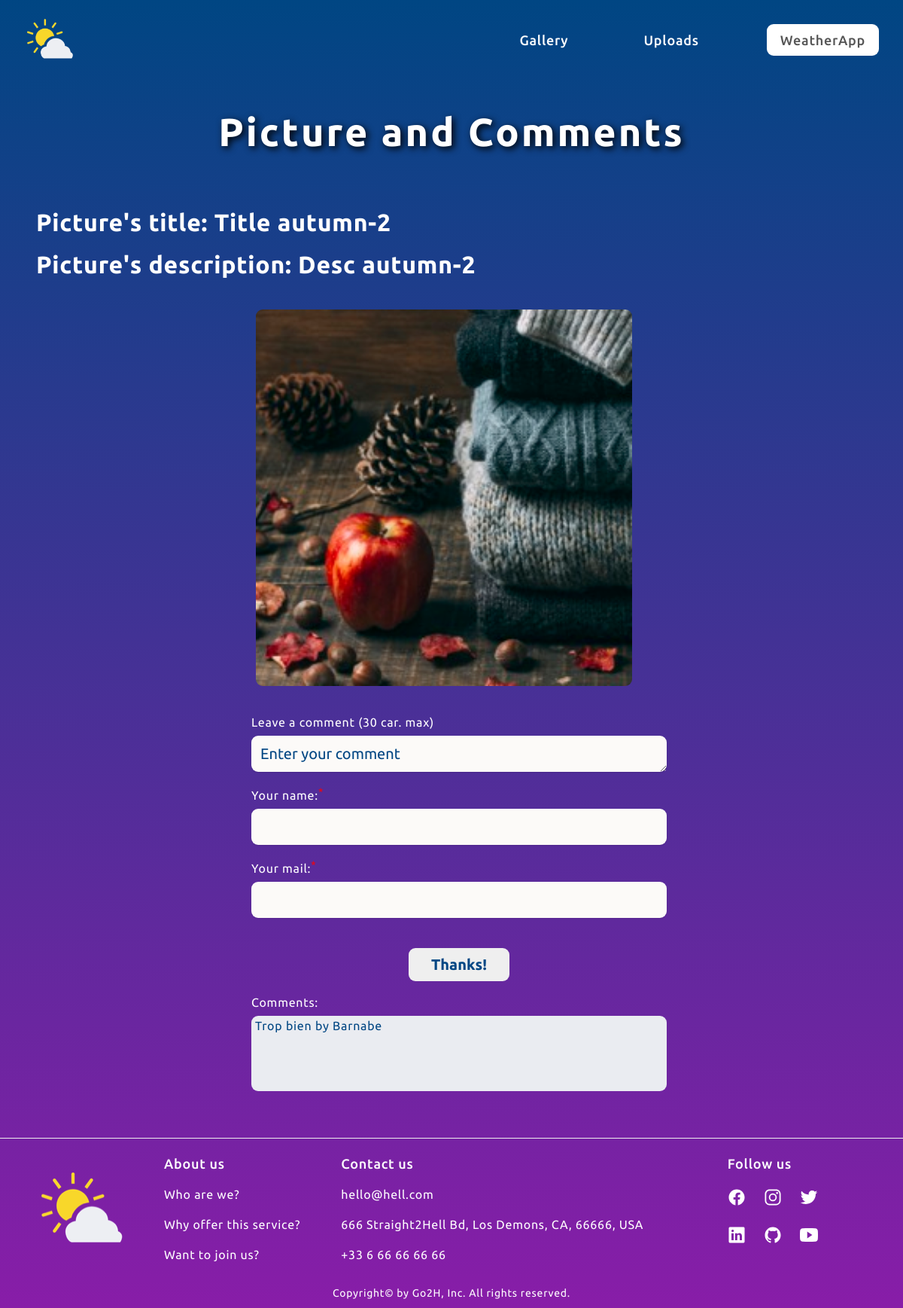
Screenshot of /showpicture/autumn-2.jpg with the database file from the repository.
### tables this page shows
CREATE TABLE pictures (id INTEGER PRIMARY KEY AUTOINCREMENT,
                name VARCHAR(200) NOT NULL,
                title VARCHAR(20) NOT NULL,
                description VARCHAR(70) NOT NULL,
                path VARCHAR(100) NOT NULL,
                date DATE NOT NULL,
                category_id INTEGER,
                    CONSTRAINT fk_categories
                    FOREIGN KEY (category_id)
                    REFERENCES categories(category_id));

CREATE TABLE comments
                            (id INTEGER PRIMARY KEY AUTOINCREMENT,
                            comment VARCHAR(200) NOT NULL,
                            user_name VARCHAR(100) NOT NULL,
                            user_mail VARCHAR(25) NOT NULL,
                            picture_id INTEGER,
                            CONSTRAINT fk_pictures
                                FOREIGN KEY (picture_id)
                                REFERENCES pictures(picture_id));

### app.py (the view, shortened to what this page needs)
@app.route("/showpicture/<filename>", methods=["GET", "POST"])
def f_show_given(filename):
    db = f_get_db()
    cursor_picture = db.execute(
        "SELECT id, title, description, path \
            FROM pictures p WHERE p.path = (?)",
        [filename])
    given_picture = cursor_picture.fetchone()
    cursor_comments = db.execute(
        "SELECT comment, user_name, user_mail \
            FROM comments WHERE picture_id = (?) \
                ORDER BY id DESC",
        [given_picture[0]])
    liste_comments = []
    for comment in cursor_comments:
        liste_comments.append([comment[0], comment[1], comment[2]])
    return render_template(
        "showpicture.html", given_picture=given_picture[3],
        given_title=given_picture[1], given_desc=given_picture[2],
        given_comments=liste_comments)

### app.py (called while the page is built)
def f_get_db():
    db = getattr(g, '_database', None)
    if db is None:
        db = g._database = sqlite3.connect(DATABASE)
    return db

### templates/showpicture.html
{% extends "layout.html" %} {% block styles %}
<link
  rel="stylesheet"
  href="{{ url_for('static', filename='css/showpicture.css') }}"
/>
{% endblock %} {% block header %}
<ul class="main-nav-list">
  <li><a href="/showgallery" class="main-nav-link">Gallery</a></li>
  <li>
    <a href="/uploads" class="main-nav-link">Uploads</a>
  </li>
  <li>
    <a
      href="/#top-weather-app"
      class="main-nav-link nav-weather-app"
      title="Back to WeatherApp"
      >WeatherApp</a
    >
  </li>
</ul>
{% endblock %} {% block main %}
<h2 class="heading-primary title-showpicture">Picture and Comments</h2>
<p class="heading-secondary">Picture's title: {{ given_title }}</p>
<p class="heading-secondary">Picture's description: {{ given_desc }}</p>
<section class="showpicture">
  <figure class="img-container">
    <img
      src="../{{ config['UPLOAD_FOLDER'] }}/{{ given_picture }}"
      alt="{{ given_desc }}"
      width="170"
      height="170"
      class="show-img"
    />
  </figure>
  <form class="comments-container" method="post">
    <div class="comments-area">
      <label for="comment_given_picture" class="form-label">
        Leave a comment (30 car. max)
      </label>
      <textarea
        id="comment_given_picture"
        name="comment_given_picture"
        rows="1"
        placeholder="Enter your comment"
        maxlength="30"
      ></textarea>
    </div>
    <div class="comments-area">
      <label for="user_name" class="form-label">
        Your name:<span class="required-info"><sup>*</sup></span>
      </label>
      <input type="text" id="user_name" name="user_name" required />
    </div>
    <div class="comments-area">
      <label for="user_mail" class="form-label">
        Your mail:<span class="required-info"><sup>*</sup></span>
      </label>
      <input type="email" id="user_mail" name="user_mail" required />
    </div>
    <div class="comments-button">
      <button class="btn" type="submit" aria-label="To submit">Thanks!</button>
    </div>
    {% if given_comments %}
    <p>Comments:</p>
    <div class="comments-text-container">
      {% for comment in given_comments %}
      <p class="comments-text">{{ comment[0] }} by {{ comment[1] }}</p>
      {% endfor %}
    </div>
    {% endif %}
  </form>
</section>
{% endblock %}

### static/css/general.css (style rules this page uses)
* { margin: 0; padding: 0; box-sizing: border-box; }
html { font-size: 62.5%; overflow-x: hidden; }
body { line-height: 1; letter-spacing: 0.75px; color: white; font-family: "Ubuntu", sans-serif; background: linear-gradient(to bottom, #004683, #881da8); transition: all 0.3s; overflow-x: hidden; }
.layout { display: grid; grid: "header" auto "main" 1fr "footer" auto / 1fr; gap: 1.8rem; }
.heading-primary, .heading-secondary, .heading-tertiary { font-weight: 700; }
.heading-primary { text-align: center; font-size: 5.2rem; line-height: 1.05; padding: 3.2rem 0 5.2rem 0; }
.heading-secondary { font-size: 3.2rem; margin: 2.4rem 0; }
img { width: 100%; height: auto; }
.btn, .btn:link, .btn:visited { display: inline-block; text-decoration: none; font-size: 2.4rem; font-weight: 600; margin-left: 4rem; padding: 1.6rem 3.2rem; border-radius: 9px; border: none; cursor: pointer; font-family: inherit; transition: all 0.3s; }

### static/css/styles.css (style rules this page uses)
.main-nav-list { list-style: none; display: flex; align-items: center; gap: 12rem; }
.main-nav-list:first-child { margin-left: 1.8rem; }
.main-nav-link:link, .main-nav-link:visited { display: inline-block; padding: 1rem; text-decoration: none; color: inherit; font-weight: 500; font-size: 2.4rem; transition: all 0.3s; }
.main-nav-link.nav-weather-app:link, .main-nav-link.nav-weather-app:visited { padding: 1.2rem 1.8rem; border-radius: 9px; background-color: #fff; color: #555; }

### static/css/queries.css (style rules this page uses)
@media (max-width: 81em) { .main-nav-list { gap: 8rem; } }
@media (max-width: 81em) { .main-nav-link:link, .main-nav-link:visited { font-size: 1.8rem; } }

### static/css/showpicture.css (style rules this page uses)
.title-showpicture { text-shadow: 0.3rem 0.3rem 1rem black; letter-spacing: 0.3rem; }
.showpicture { display: flex; justify-content: center; align-items: center; }
.img-container { display: flex; justify-content: center; align-items: center; padding: 2rem 4rem 2rem 2rem; }
.show-img { height: 50rem; width: 50rem; border-radius: 9px; object-fit: cover; display: block; max-width: 100%; }
.comments-container { text-align: left; margin: 2rem 2rem 2rem 4rem; display: flex; flex-direction: column; width: 50%; }
.comments-area { display: flex; flex-direction: column; justify-content: flex-start; align-items: flex-start; padding-bottom: 2rem; }
.comments-button button { margin: 2rem auto 2rem auto; display: block; color: #004683; font-size: 2rem; padding: 1rem 3rem; }
.comments-text-container { background-color: rgb(234, 236, 241); width: 100%; height: 10rem; border-radius: 9px; color: #004683; font-size: 1.6rem; overflow: scroll; }
.form-label { display: block; margin-bottom: 1rem; font-size: 1.6rem; }
.required-info { color: red; }
.comments-container textarea, .comments-container input { width: 100%; padding: 1.2rem; font-size: 2rem; font-family: inherit; color: #004683 !important; border: none; background-color: #fcfaf8 !important; border-radius: 9px; box-shadow: 0 1px 2px rgba(0, 0, 0, 0.1); }
.comments-container textarea::placeholder, .comments-container textarea:placeholder-shown { color: #004683; background-color: #fcfaf8 !important; }
.comments-container > p { font-size: 1.6rem; margin-bottom: 1rem; }
.comments-text { padding: 0.5rem 0.5rem 0 0.5rem; }
.comments-text-container p:last-child { padding-bottom: 0.5rem; }
@media (max-width: 81em) { .showpicture { flex-direction: column; } }

### rows the page displays
pictures: title "Title autumn-2", description "Desc autumn-2", path (picture)
comments: comment "Trop bien", user_name "Barnabe"
